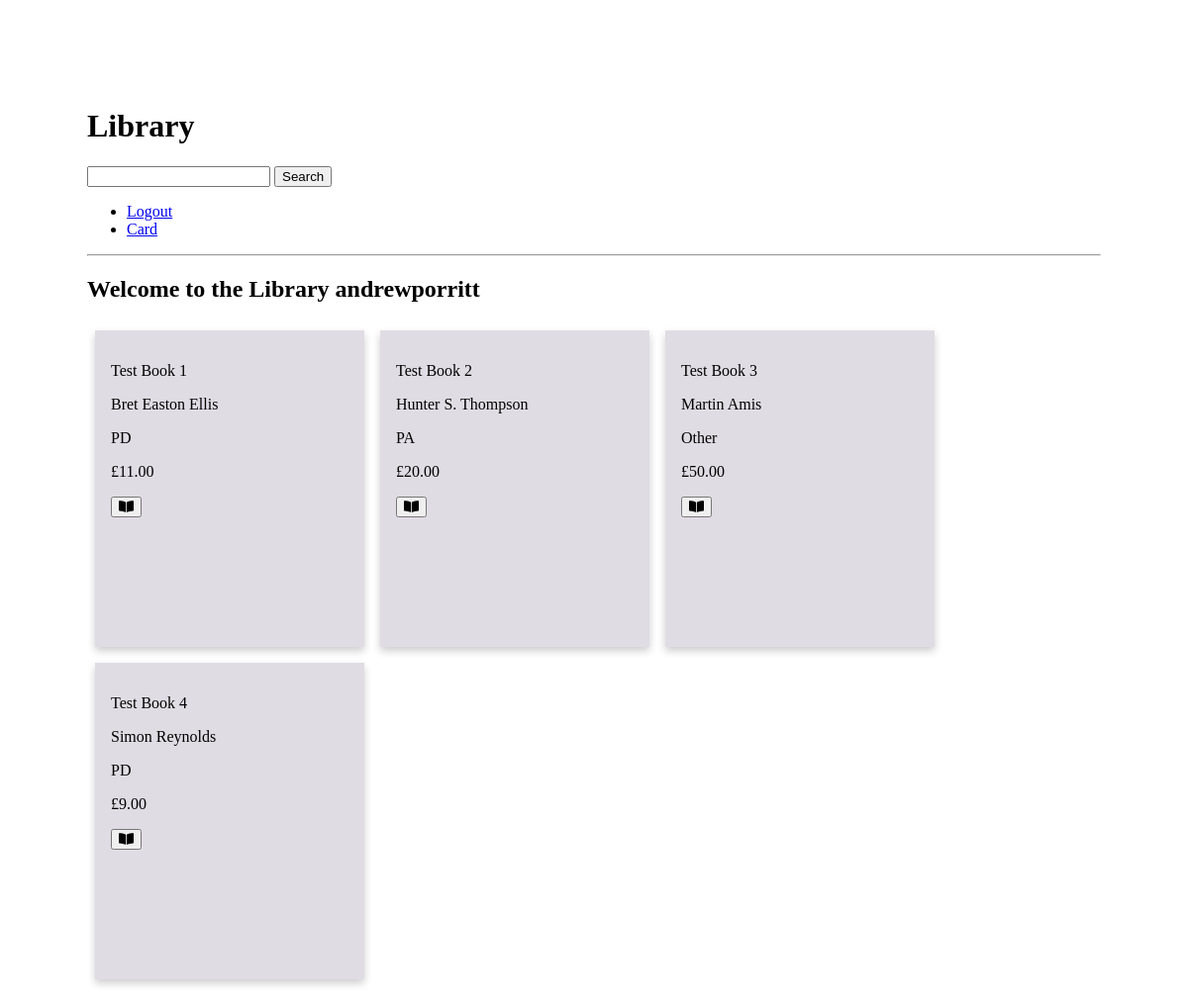
The app's page / (signed in), older data.
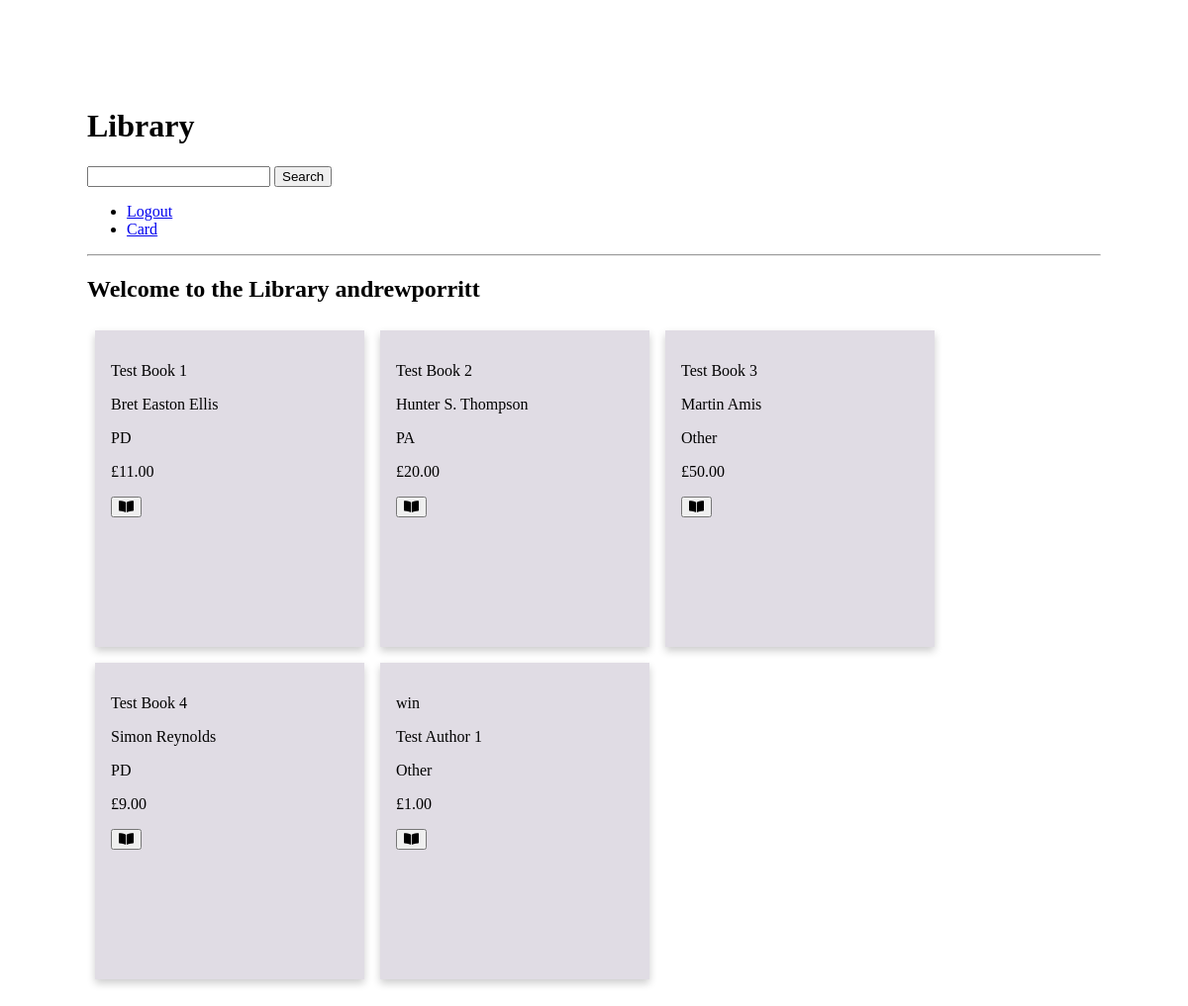
The same page, newer data.
### library_books/models.py (models this page shows, shortened)
class Book(models.Model):
    title = models.CharField(max_length=254, default='')
    author = models.CharField(max_length=254, default='')
    genre = models.CharField(max_length=254, default='')
    price = models.DecimalField(max_digits=6, decimal_places=2)
    checkedOut = models.BooleanField(default=False)
    archived = models.BooleanField(default=False)

### library_books/views.py (the view)
# urls.py: path('', all_books, name='index'),
def all_books(request):
    books = Book.objects.all()
    return render(request, "books.html", {"books" : books})

### library_books/templates/books.html (shortened to what this page needs)
{% extends 'base.html' %}
{% block page_heading %}Library{% endblock %}
{% block content %}
    {% if user.is_authenticated %}
            <h2>Welcome to the Library {{user}}</h2>
            <div class="lib_container">
                {% for book in books %}
                {% if book.checkedOut %}
                    <div class="lib_card checked">
                {% else %}
                    <div class="lib_card">
                {% endif %}
                        <p>{{ book.title}}</p>
                        <p>{{ book.author}}</p>
                        <p>{{ book.genre}}<p>
                {% if user.is_superuser %}
                    <p>£{{ book.price}}</p>
                {% endif %}
                {% if not book.checkedOut %}
                    <button class="check_btn">
                        <i class="fas fa-book-open"></i>
                    </button>
                {% endif %}
            </div>
                {% endfor %}
    {% else %}
        <h2>Please <a href="{% url 'login' %}">log in</a> to browse the Library</h2>
    {% endif %}
</div>
{% endblock %}

Row changes from the older to the newer data that the page shows:
added Book: title "win", author "Test Author 1", genre "Other", price "1.00", checkedOut False (drawn)
